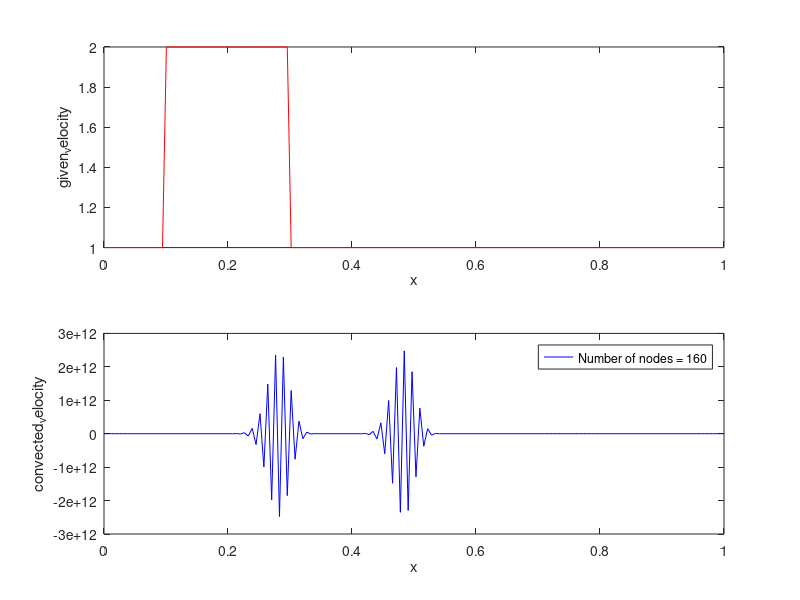

Source code (MATLAB):
clear all
clc
l=1;
c=1;
n=[20 40 80 160];
dt=0.01;
endt=0.4;   
for k=1:4
    x=linspace(0,1,n(k));
    uold=ones(1,n(k));
    y=find(x>0.1 & x<0.3)
    n_start=y(1);
    n_end=y(end);
    uold(n_start:n_end)=2;
    uinitial=uold;
    u=uold;
    dx=x(2)-x(1)
    n_t=(endt/dt)+1;
    for j=2:n_t
        for i=2:n(k)
            u(i)=uold(i)-(dt*c/dx)*(uold(i)-uold(i-1));
        end
        uold=u;
    end
    max_velocity=max(u)
    figure(1)
    subplot(2,1,1)
    plot(x,uinitial,'r');
    xlabel('x')
    ylabel('given_velocity')
    subplot(2,1,2)
    plot(x,u,'b')
    legend(['Number of nodes = ',num2str(n(k))])
    xlabel('x')
    ylabel('convected_velocity')
    pause(15)
end



